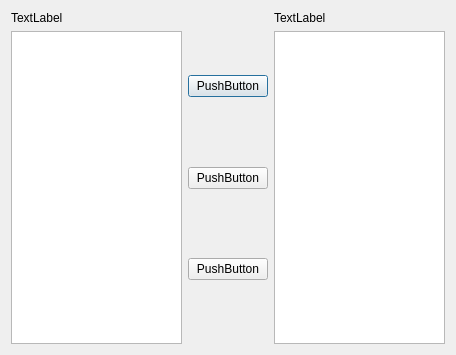
<?xml version="1.0" encoding="UTF-8"?>
<ui version="4.0">
 <class>ExportSetDialog</class>
 <widget class="QDialog" name="ExportSetDialog">
  <property name="geometry">
   <rect>
    <x>0</x>
    <y>0</y>
    <width>456</width>
    <height>355</height>
   </rect>
  </property>
  <property name="windowTitle">
   <string>Dialog</string>
  </property>
  <layout class="QHBoxLayout" name="horizontalLayout">
   <item>
    <layout class="QVBoxLayout" name="verticalLayout">
     <item>
      <widget class="QLabel" name="label_Source">
       <property name="text">
        <string>TextLabel</string>
       </property>
      </widget>
     </item>
     <item>
      <widget class="QListWidget" name="listWidget_Source"/>
     </item>
    </layout>
   </item>
   <item>
    <layout class="QVBoxLayout" name="verticalLayout_2">
     <item>
      <spacer name="verticalSpacer">
       <property name="orientation">
        <enum>Qt::Vertical</enum>
       </property>
       <property name="sizeHint" stdset="0">
        <size>
         <width>20</width>
         <height>40</height>
        </size>
       </property>
      </spacer>
     </item>
     <item>
      <widget class="QPushButton" name="pushButton_Add">
       <property name="text">
        <string>PushButton</string>
       </property>
      </widget>
     </item>
     <item>
      <spacer name="verticalSpacer_2">
       <property name="orientation">
        <enum>Qt::Vertical</enum>
       </property>
       <property name="sizeHint" stdset="0">
        <size>
         <width>20</width>
         <height>40</height>
        </size>
       </property>
      </spacer>
     </item>
     <item>
      <widget class="QPushButton" name="pushButton_Sub">
       <property name="text">
        <string>PushButton</string>
       </property>
      </widget>
     </item>
     <item>
      <spacer name="verticalSpacer_3">
       <property name="orientation">
        <enum>Qt::Vertical</enum>
       </property>
       <property name="sizeHint" stdset="0">
        <size>
         <width>20</width>
         <height>40</height>
        </size>
       </property>
      </spacer>
     </item>
     <item>
      <widget class="QPushButton" name="pushButton_OK">
       <property name="text">
        <string>PushButton</string>
       </property>
      </widget>
     </item>
     <item>
      <spacer name="verticalSpacer_4">
       <property name="orientation">
        <enum>Qt::Vertical</enum>
       </property>
       <property name="sizeHint" stdset="0">
        <size>
         <width>20</width>
         <height>40</height>
        </size>
       </property>
      </spacer>
     </item>
    </layout>
   </item>
   <item>
    <layout class="QVBoxLayout" name="verticalLayout_3">
     <item>
      <widget class="QLabel" name="label_Target">
       <property name="text">
        <string>TextLabel</string>
       </property>
      </widget>
     </item>
     <item>
      <widget class="QListWidget" name="listWidget_Target"/>
     </item>
    </layout>
   </item>
  </layout>
 </widget>
 <resources/>
 <connections/>
</ui>
